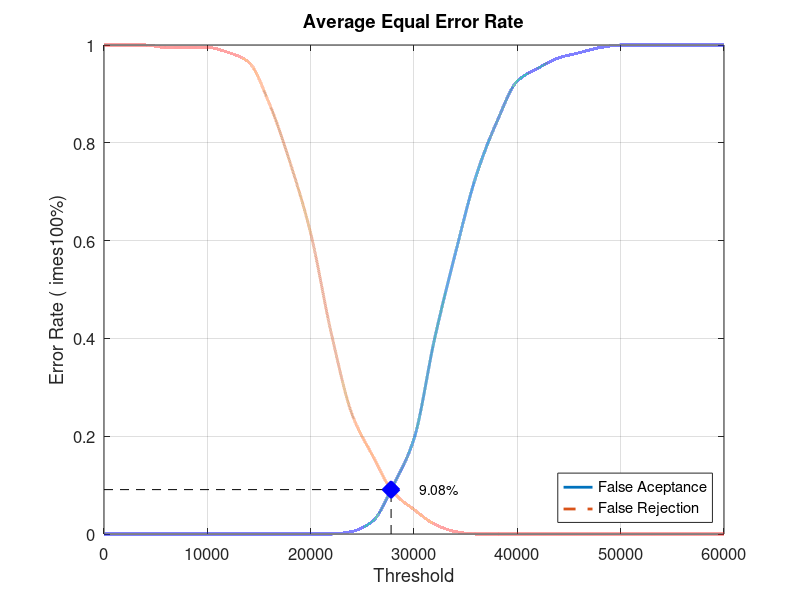
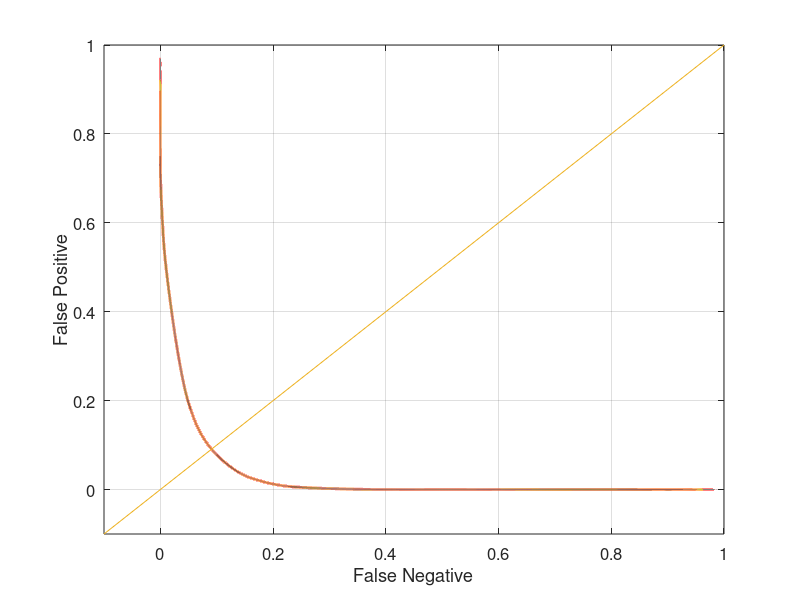

These figures' MATLAB source, in order:
close all;
clear;
clc;
x = 0:2000:60000;
xq = 0:0.5:60000;

y0 = [0 0 0 0 0 0 0 0 0 0 0 0 0.00526316 0.0263158 0.1 0.194737 0.4 0.573684 0.731579 0.842105 0.926316 0.952632 0.973684 0.984211 0.994737 1 1 1 1 1 1]
yy0 = interp1(x, y0, xq, 'pchip');
y1 = [1 1 1 0.995 0.995 0.995 0.985 0.965 0.88 0.76 0.615 0.41 0.245 0.16 0.085 0.05 0.02 0.005 0 0 0 0 0 0 0 0 0 0 0 0 0]
yy1 = interp1(x, y1, xq, 'pchip');

% Calculating EER: 
y2 = abs(y0 - y1);
find(y2 == min(y2))
yy2 = abs(yy0 - yy1);
xEER = find(yy2 == min(yy2));
xEERIndex = xq(xEER) % X-axis EER
yEER = yy0(xEER) % Y-axis EER

main = figure
plot(xq, yy0,'-','LineWidth', 2);	hold on
plot(xq, yy1,'--','LineWidth', 2);	hold on
plot([xEERIndex xEERIndex], [0 yEER], 'k--');	hold on
plot([0 xEERIndex], [yEER yEER], 'k--');	hold on
plot(xEERIndex, yEER, 'bx', 'LineWidth', 10);	hold on
text(xEERIndex + 10 * xEERIndex / 100, yEER, [num2str(round((10000 * yEER)) / 100) '%'])
legend('False Aceptance', 'False Rejection', 'Location', 'SouthEast')
xlabel('Threshold')
ylabel('Error Rate (	imes100%)')
title('Average Equal Error Rate')
set(gca, 'FontSize', 12)
axis([0 60000 0 1])
grid on

print(main, 'Database3_4Main', '-dpng');
FNRxFPR = figure('Color', [1 1 1]);
plot(yy1, yy0, '-', yy1, yy0, 'LineWidth', 2);
hold on
y = -0.1:0.1:1
plot(y, y); 
set(gca, 'FontSize', 12)
xlabel('False Negative')
ylabel('False Positive')
axis([-0.1 1 -0.1 1])
set(gca, 'FontSize', 12)
grid on

print(FNRxFPR, 'Database3_4FNRxFPR','-dpng');
